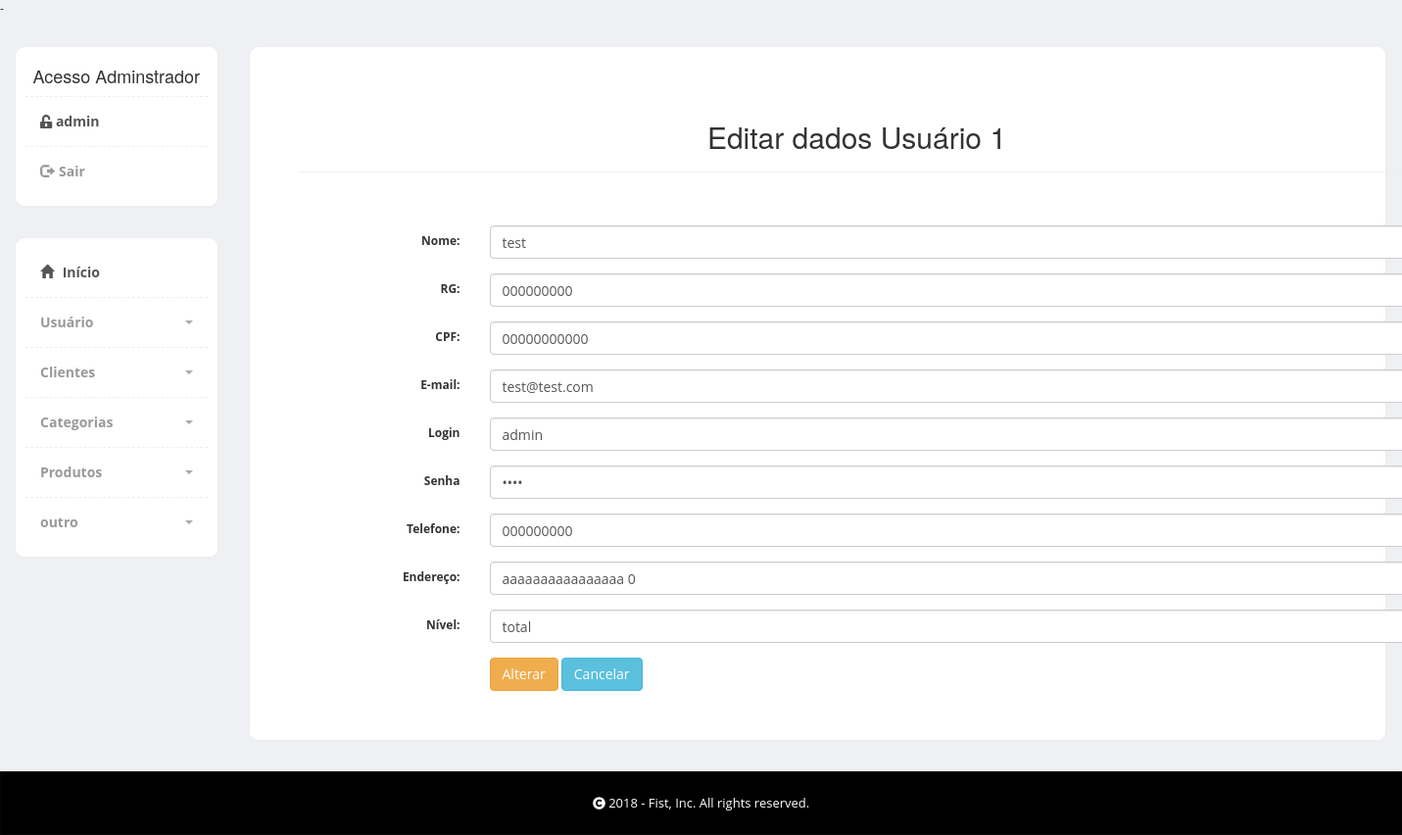
/first/admin/Usuario_Editar.php?idusuario=1 (signed in), run on the app's committed database.
### tables this page shows
CREATE TABLE `usuario` (
  `idusuario` int(11) NOT NULL,
  `nome` varchar(100) DEFAULT NULL,
  `rg` varchar(15) DEFAULT NULL,
  `cpf` varchar(14) DEFAULT NULL,
  `email` varchar(100) DEFAULT NULL,
  `login` varchar(100) DEFAULT NULL,
  `senha` varchar(45) DEFAULT NULL,
  `telefone` varchar(15) DEFAULT NULL,
  `endereco` varchar(100) DEFAULT NULL,
  `nivel` varchar(45) DEFAULT NULL
);

### first/admin/Usuario_Editar.php (the view, shortened to what this page needs)
<?php
	include_once("conexao.php");
	$idusuario = $_GET['idusuario'];
	$result_usuario = "SELECT * FROM usuario WHERE idusuario = '$idusuario' LIMIT 1";
	$resultado_usuario= mysqli_query($conn, $result_usuario);
	$row_usuario = mysqli_fetch_assoc($resultado_usuario);
?>
    <?php include "includes/header.php" ?>
    <section class="container-fluid">
        <div class="col-md-10">
            <div class="row">
                <div class="col-md-12">
                    <div class="content-box-large">
                        <div class="panel-body">
                            <div class="container theme-showcase" role="main">
                                <div class="page-header">
                                    <center>
                                        <h2>Editar dados Usuário
                                            <?php echo $idusuario; ?>
                                        </h2>
                                    </center>
                                </div>
                                <br><br>
                                <form class="form-horizontal" method="POST" action="Usuario_Editar_Processar.php" enctype="multipart/form-data">
                                    <div class="form-group">
                                        <label class="col-sm-2 control-label">Nome:</label>
                                        <div class="col-sm-10">
                                            <input type="text" name="nome" class="form-control" id="inputEmail3" placeholder="Nome Completo" value="<?php echo $row_usuario['nome']; ?>" required="required">
                                        </div>
                                    </div>
                                    <div class="form-group">
                                        <label class="col-sm-2 control-label">RG:</label>
                                        <div class="col-sm-10">
                                            <input type="text" name="rg" class="form-control" id="inputEmail3" placeholder="########-#" value="<?php echo $row_usuario['rg']; ?>" required="required">
                                        </div>
                                    </div>
                                    <div class="form-group">
                                        <label class="col-sm-2 control-label">CPF:</label>
                                        <div class="col-sm-10">
                                            <input type="text" name="cpf" class="form-control" id="inputEmail3" placeholder="#########-##" value="<?php echo $row_usuario['cpf']; ?>" required="required">
                                        </div>
                                    </div>
                                    <div class="form-group">
                                        <label class="col-sm-2 control-label">E-mail:</label>
                                        <div class="col-sm-10">
                                            <input type="text" name="email" class="form-control" id="inputEmail3" placeholder="exemplo@exemplo.com" value="<?php echo $row_usuario['email']; ?>" required="required">
                                        </div>
                                    </div>
                                    <div class="form-group">
                                        <label class="col-sm-2 control-label">Login</label>
                                        <div class="col-sm-10">
                                            <input type="text" name="login" class="form-control" id="inputEmail3" placeholder="Login" value="<?php echo $row_usuario['login']; ?>" required="required">
                                        </div>
                                    </div>
                                    <div class="form-group">
                                        <label class="col-sm-2 control-label">Senha</label>
                                        <div class="col-sm-10">
                                            <input type="password" name="senha" class="form-control" id="inputEmail3" placeholder="******" value="<?php echo $row_usuario['senha']; ?>" required="required">
                                        </div>
                                    </div>
                                    <div class="form-group">
                                        <label class="col-sm-2 control-label">Telefone:</label>
                                        <div class="col-sm-10">
                                            <input type="text" name="telefone" class="form-control" id="inputEmail3" placeholder="DDD #####-####" value="<?php echo $row_usuario['telefone']; ?>" required="required">
                                        </div>
                                    </div>
                                    <div class="form-group">
                                        <label class="col-sm-2 control-label">Endereço:</label>
                                        <div class="col-sm-10">
                                            <input type="text" name="endereco" class="form-control" id="inputEmail3" placeholder="Endereco Completo" value="<?php echo $row_usuario['endereco']; ?>" required="required">
                                        </div>
                                    </div>
                                    <div class="form-group">
                                        <label class="col-sm-2 control-label">Nível:</label>
                                        <div class="col-sm-10">
                                            <input type="text" name="nivel" class="form-control" id="inputEmail3" placeholder="Nível" value="<?php echo $row_usuario['nivel']; ?>" required="required">
                                        </div>
                                    </div>
                                    <div class="form-group">
                                        <div class="col-sm-offset-2 col-sm-10">
                                            <button type="submit" class="btn btn-warning">Alterar</button>
                                            <a type="button" class="btn btn-info" href="Usuario_lista.php">Cancelar</a>
                                        </div>
                                    </div>
                                </form>
                            </div>
                        </div>
                    </div>
                </div>
            </div>
        </div>
    </section>
    </div>
    <?php include "includes/footer.php" ?>

### first/admin/css/styles.css (style rules this page uses)
body { font-family: 'Open Sans', sans-serif; position: relative; margin: 0px; font-size: 12px; padding: 0px; }
.content-box, .content-box-large { margin-bottom: 30px; background: #fff; border-radius: 10px; padding: 10px; border-left: 1px solid #eee; border-top: 1px solid #eee; border-right: 2px solid #eee; border-bottom: 2px solid #eee; }
.content-box-large { padding: 20px; }
body { background-color: #eff0f3; }
.panel-body { clear: both; }

### data on the page
usuario: nome "test", rg "000000000", cpf "00000000000", email "test@test.com", login "admin", telefone "000000000", endereco "aaaaaaaaaaaaaaaa 0", nivel "total"

### other printed values
$_SESSION['login'] "admin"
$idusuario "1"
